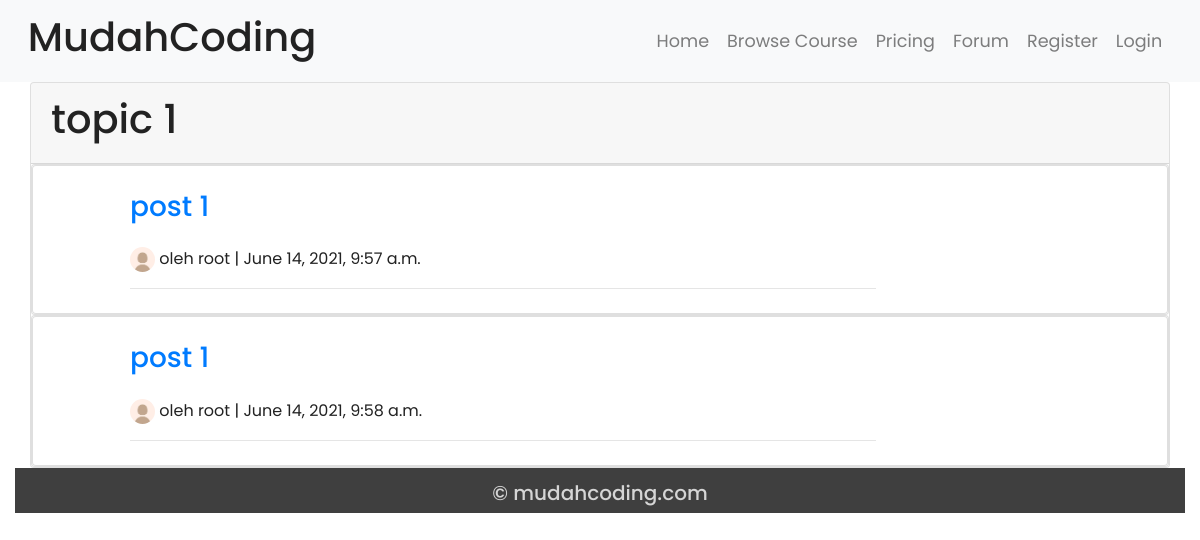
The app's page /forum/topic/1/ with its own data.
### Forum/models.py (models this page shows, shortened)
class Topic(models.Model):
    title = models.CharField(max_length=50)
    description = models.CharField(max_length=100)

class Post(models.Model):
    author = models.ForeignKey(User, on_delete=models.SET_NULL, null=True)
    topic = models.ForeignKey(Topic, on_delete=models.SET_NULL, null=True)
    time_created = models.DateTimeField(default=timezone.now)
    title = models.CharField(max_length=50, default='untitled')
    description = models.TextField()

### users/models.py (models this page shows, shortened)
class Profile(models.Model):
    user            = models.OneToOneField(User, on_delete=models.CASCADE)
    name            = models.CharField(max_length=255,blank=True)
    handphone       = models.CharField(max_length=15,null=True,blank=True)
    description     = models.TextField(null=True,blank=True)
    image           = models.ImageField(default='default.jpg', upload_to='profile_pics')
    time_created    = models.DateTimeField(auto_now_add=True)
    email           = models.EmailField(null=True,blank=True)
    linkedin        = models.CharField(max_length=255,null=True,blank=True)
    twitter         = models.CharField(max_length=255,null=True,blank=True)
    instagram       = models.CharField(max_length=255,null=True,blank=True)
    facebook        = models.CharField(max_length=255,null=True,blank=True)
    date_premium    = models.DateField(auto_now_add=True, null=True)

### Forum/views.py (the view)
# urls.py: path('topic/<int:pk>/', TopicDetailView.as_view(), name='topic-detail'),
class TopicDetailView(DetailView):
    model = Topic
    def get_context_data(self, **kwargs):
        context = super(TopicDetailView, self).get_context_data(**kwargs)
        context['posts'] = Post.objects.filter(topic=self.kwargs.get('pk'))
        print(list(context))
        return context

### Forum/templates/Forum/topic_detail.html (shortened to what this page needs)
{% extends "base.html" %}
{% block content %}
<div class='container-fluid'>
<div class="card" style="width: 100%;">
    <div class="card-header">
        <div class="row">
            <div class="col-9 ">
                <h1 style="width: 10ch;">{{ object.title }}</h1>
            </div>
        </div>
    </div>
    <div class="posts mt-0">
        {% for post in posts %}
        <div class="card w-100">
            <div class="card">
            <div class="row post mb-2">
                <div class="col-8 offset-1 mt-4">
                    <a href="{% url 'post-detail' post.id %}">
                        <h3 class="post_title">{{ post.title }}</h3>
                    </a>
                    <p class="row">
                    <a href="{% url 'profile' %}">
                        <img class="rounded-circle account-img thumbpic" src="{{ post.author.profile.image.url }}" height="25">
                        <a>  oleh {{ post.author }} | {{ post.time_created }}  </a>
                    </a>
                    </p>
                    <hr>
                </div>
            </div>
            </div>
        </div>
        {% endfor %}
    </div>
</div>
</div>
{% endblock content %}

### mudah_coding/static/css/base.css (style rules this page uses)
html, body { height: 100%; width: 100%; font-family: 'Poppins', sans-serif; color: #222; }

### records on screen
Topic: title "topic 1"
Post: title "post 1", author.profile.image (placeholder picture), author "root", time_created "June 14, 2021, 9:57 a.m."
Post: title "post 1", author.profile.image (placeholder picture), author "root", time_created "June 14, 2021, 9:58 a.m."
